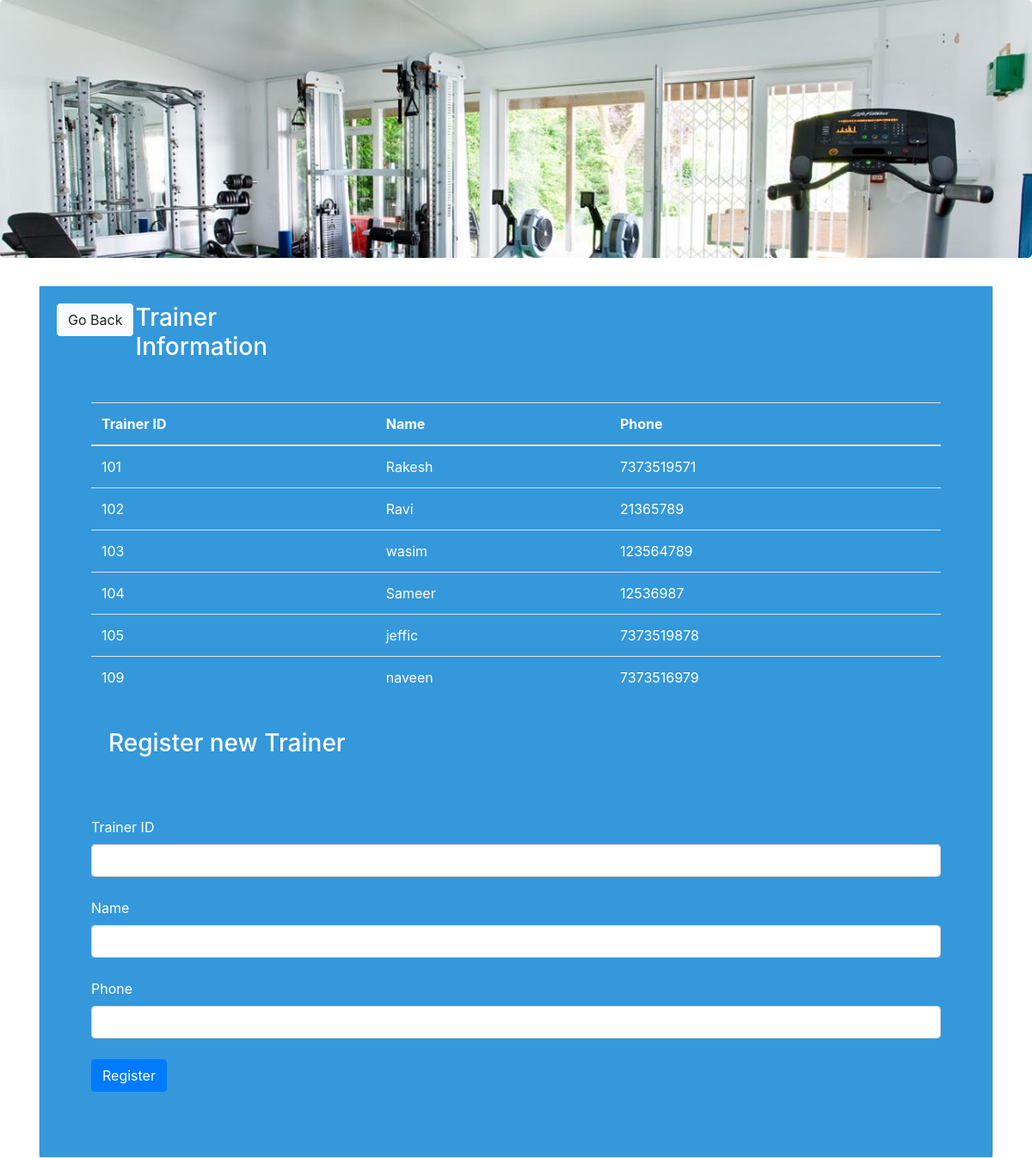
The app's page /trainer.php with its own data.
### tables this page shows
CREATE TABLE `trainer` (
  `Trainer_id` int(20) NOT NULL,
  `Name` varchar(40) NOT NULL,
  `phone` varchar(100) NOT NULL,
  `email` varchar(100) NOT NULL,
  `dob` date NOT NULL,
  `qua` varchar(100) NOT NULL,
  `image` varchar(100) NOT NULL,
  `cert` varchar(100) NOT NULL,
  `address` varchar(300) NOT NULL,
  `gender` varchar(100) NOT NULL,
  `aadhar` varchar(100) NOT NULL
);

### func.php (the view, shortened to what this page needs)
<?php
$con=mysqli_connect("localhost","root","","loginsystem");
function get_trainer(){
    global $con;
    $query="select * from Trainer";
    $result=mysqli_query($con,$query);
    while($row=mysqli_fetch_array($result)){
        $Trainer_id=$row ['Trainer_id'];
        $Name=$row['Name'];
        $phone=$row['phone'];
        echo"<tr>
        <td>$Trainer_id</td>
        <td>$Name</td>
            <td>$phone</td>
        </tr>";
    }
}
?>

### trainer.php (shortened to what this page needs)
<!DOCTYPE html>
<?php include("func.php");?>
<html>
<head>
	 <link rel="stylesheet" href="https://maxcdn.bootstrapcdn.com/bootstrap/4.0.0-beta/css/bootstrap.min.css">
</head>
<body>
<div class="jumbotron" style="background: url('images/2.jpg') no-repeat;background-size: cover;height: 300px;"></div>
 <div class="container">
<div class="card">
     <div class="card-body" style="background-color:#3498DB;color:#ffffff;">
         <div class="row">
             <div class="col-md-1">
    <a href="admin-panel.php" class="btn btn-light ">Go Back</a>
             </div>
             <div class="col-md-3"><h3> Trainer Information</h3></div>
             <div class="col-md-8">
                 </div></div></div>
     <div class="card-body" style="background-color:#3498DB;color:#ffffff;">
         <div class="card-body">
    <table class="table table-hover">
        <thead>
     <tr>
            <th>Trainer ID</th>
            <th>Name</th>
         <th>Phone</th>
        </tr>
        </thead>
        <tbody>
          <?php get_trainer(); ?>
        </tbody>
    </table>
    <div class="card-body" style="background-color:#3498DB;color:FFFFFF;">
                <h3>Register new Trainer</h3>
                </div>
                <div class="card-body"></div>
                <form class="form-group" action="func.php" method="post">
                <label>Trainer ID</label>
<input type="text" name="Trainer_id" class="form-control"><br>
 <label>Name</label>
                    <input type="text" name="Name" class="form-control"><br>
                    <label>Phone</label>
<input type="text" name="phone" class="form-control"><br>
<input type="submit" class="btn btn-primary" name="tra_submit" value="Register">
     </div>
    </div>
    </div>
    </div>
    </body>
</html>

### records on screen
trainer: Trainer_id "101", Name "Rakesh", phone "7373519571"
trainer: Trainer_id "102", Name "Ravi", phone "21365789"
trainer: Trainer_id "103", Name "wasim", phone "123564789"
trainer: Trainer_id "104", Name "Sameer", phone "12536987"
trainer: Trainer_id "105", Name "jeffic", phone "7373519878"
trainer: Trainer_id "109", Name "naveen", phone "7373516979"
